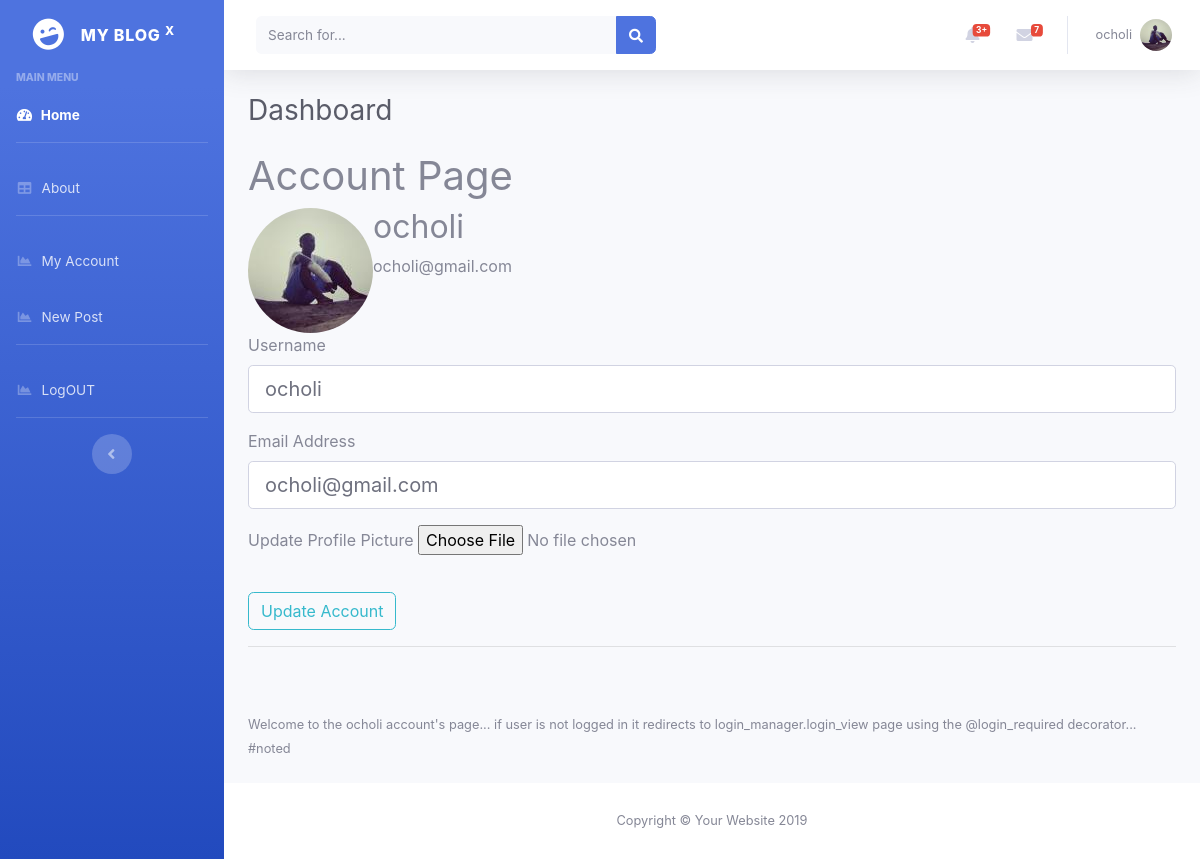
Page /account (signed in) on the committed database.
### flaskblog/models.py (models this page shows, shortened)
class User(db.Model, UserMixin):
    id              = db.Column(db.Integer, primary_key=True)
    username        = db.Column(db.String(20), unique=True, nullable=False)
    email           = db.Column(db.String(30), unique=True, nullable=False)
    password        = db.Column(db.String(60), nullable=False)
    image_file      = db.Column(db.String(20), nullable=False, default='default.jpg')
    posts           = db.relationship('Post', backref='author', lazy=True)             # one-to-many relationship...

### flaskblog/users/routes.py (the view)
@users.route("/account",  methods=['GET','POST'])
@login_required
def account():
    form = myUpdateAccount()
    if form.validate_on_submit():
        if form.picture.data:                            # check if it has a picture file..
            current_user.image_file = save_picture(form.picture.data)       # pass the new name to the current user object...
        current_user.username = form.username.data;
        current_user.email = form.email.data
        db.session.commit();
        flash('your account has been updated', 'success')
        return redirect(url_for('users.account'))             #...to avoid a post/get/redirect error...
    elif request.method == 'GET':
        form.username.data = current_user.username
        form.email.data    = current_user.email
    imgfile = url_for('static', filename='uploads/' + current_user.image_file)
    return render_template('pages/account.html', title='AccountPage', profile_pix=imgfile, form=form)

### flaskblog/users/forms.py (shortened to what this page needs)
class myUpdateAccount(FlaskForm):
    username = StringField('Username', validators=[DataRequired(), Length(min=2,max=20)])
    email = StringField('Email Address', validators=[DataRequired(), Email()])
    picture = FileField('Update Profile Picture', validators=[FileAllowed(['jpg','png'])])
    submit = SubmitField('Update Account')

### flaskblog/models.py (called while the page is built)
@login_manager.user_loader     #decorator so extension flask_login - knows this is the function to get the user by id..
def load_user(user_id):
    return User.query.get(int(user_id))

### flaskblog/templates/pages/account.html (shortened to what this page needs)
{% extends 'layout.html' %}
{% block body %}
<h1>Account Page</h1>
    <div class="content-section">
        <div class="media">
            <img src="{{profile_pix}}" alt="" class="rounded-circle account-img"/>
            <div class="media-body">
                <h2 class="account-heading">{{ current_user.username }}</h2>
                <p class="text-secondary">{{ current_user.email }}</p>
            </div>
        </div>
        <form method="POST" action="" enctype="multipart/form-data">
            <fieldset class="form-group">
                <div class="form-group">
                    {{form.username.label(class="form-control-label")}}
                    {% if form.username.errors %}
                        {{ form.username(class="form-control form-control-lg is-invalid")}}
                        <div class="invalid-feedback">
                            {% for error in form.username.errors %}
                            <span>{{error}}</span>
                            {% endfor %}
                        </div>
                    {% else %}
                        {{form.username(class="form-control form-control-lg")}}
                    {% endif %}
                </div>
                <div class="form-group">
                    {{form.email.label(class="form-control-label")}}
                    {% if form.email.errors %}
                        {{ form.email(class="form-control form-control-lg is-invalid")}}
                        <div class="invalid-feedback">
                            {% for error in form.email.errors %}
                            <span>{{error}}</span>
                            {% endfor %}
                        </div>
                    {% else %}
                        {{form.email(class="form-control form-control-lg")}}
                    {% endif %}
                </div>
                <div class="form-group">
                    {{form.picture.label()}}
                    {{form.picture(class="from-control-file")}}
                </div>
            </fieldset>
            <div class="form-group">
                {{ form.submit(class="btn btn-outline-info")}}
            </div>
        </form>
    </div>
<hr>
<br/>
<br/>
<small>
    Welcome to the {{ current_user.username }} account's page...
    if user is not logged in it redirects to login_manager.login_view page
    using the @login_required decorator... #noted
</small>
{% endblock body %}

### flaskblog/templates/partials/navbar.html (shortened to what this page needs)
 <nav class="navbar navbar-expand navbar-light bg-white topbar mb-4 static-top shadow">
    <form class="d-none d-sm-inline-block form-inline mr-auto ml-md-3 my-2 my-md-0 mw-100 navbar-search">
      <div class="input-group">
        <input type="text" class="form-control bg-light border-0 small" placeholder="Search for..." aria-label="Search" aria-describedby="basic-addon2">
        <div class="input-group-append">
          <button class="btn btn-primary" type="button">
            <i class="fas fa-search fa-sm"></i>
          </button>
        </div>
      </div>
    </form>
    <ul class="navbar-nav ml-auto">
      <li class="nav-item dropdown no-arrow mx-1">
        <a class="nav-link dropdown-toggle" href="#" id="alertsDropdown" role="button" data-toggle="dropdown" aria-haspopup="true" aria-expanded="false">
          <span class="badge badge-danger badge-counter">3+</span>
        </a>
      </li>
      <li class="nav-item dropdown no-arrow mx-1">
        <a class="nav-link dropdown-toggle" href="#" id="messagesDropdown" role="button" data-toggle="dropdown" aria-haspopup="true" aria-expanded="false">
          <i class="fas fa-envelope fa-fw"></i>
          <span class="badge badge-danger badge-counter">7</span>
        </a>
      </li>
      <li class="nav-item dropdown no-arrow">
        <a class="nav-link dropdown-toggle" href="#" id="userDropdown" role="button" data-toggle="dropdown" aria-haspopup="true" aria-expanded="false">
          {% if current_user.is_authenticated %}
          <span class="mr-2 d-none d-lg-inline text-gray-600 small">{{ current_user.username }}</span>
          <img class="img-profile rounded-circle" src="{{url_for('static', filename='uploads/' + current_user.image_file)}}">
          {% else %}
          <span class="mr-2 d-none d-lg-inline text-gray-600 small">...pls login in</span>
          <img class="img-profile rounded-circle" src="{{url_for('static', filename='uploads/default.jpg')}}">
          {% endif %}
        </a>
      </li>
    </ul>
  </nav>

### rows in the picture
User: username "ocholi", image_file (picture), email "ocholi@gmail.com"
